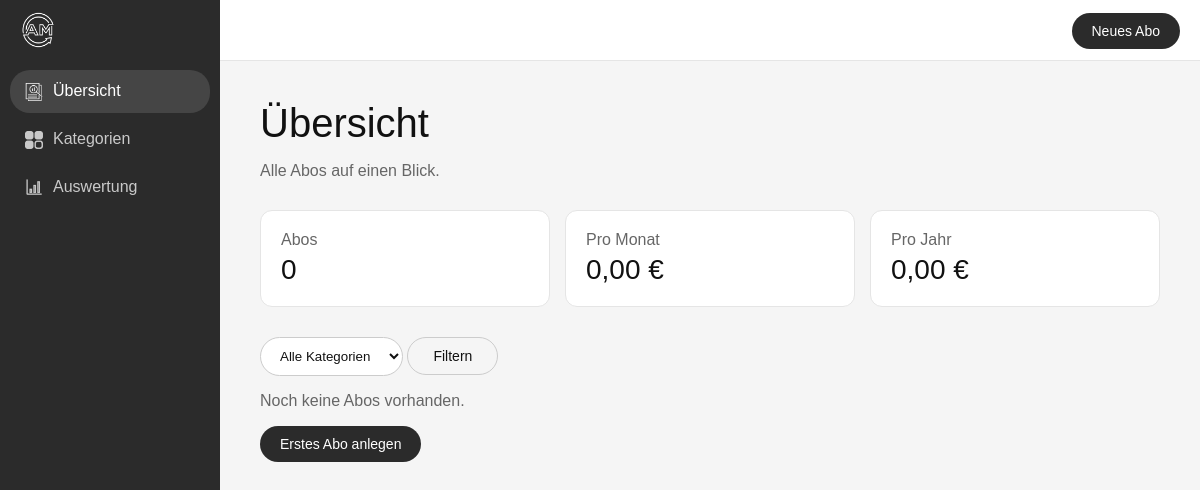
Before: / with the older database file.
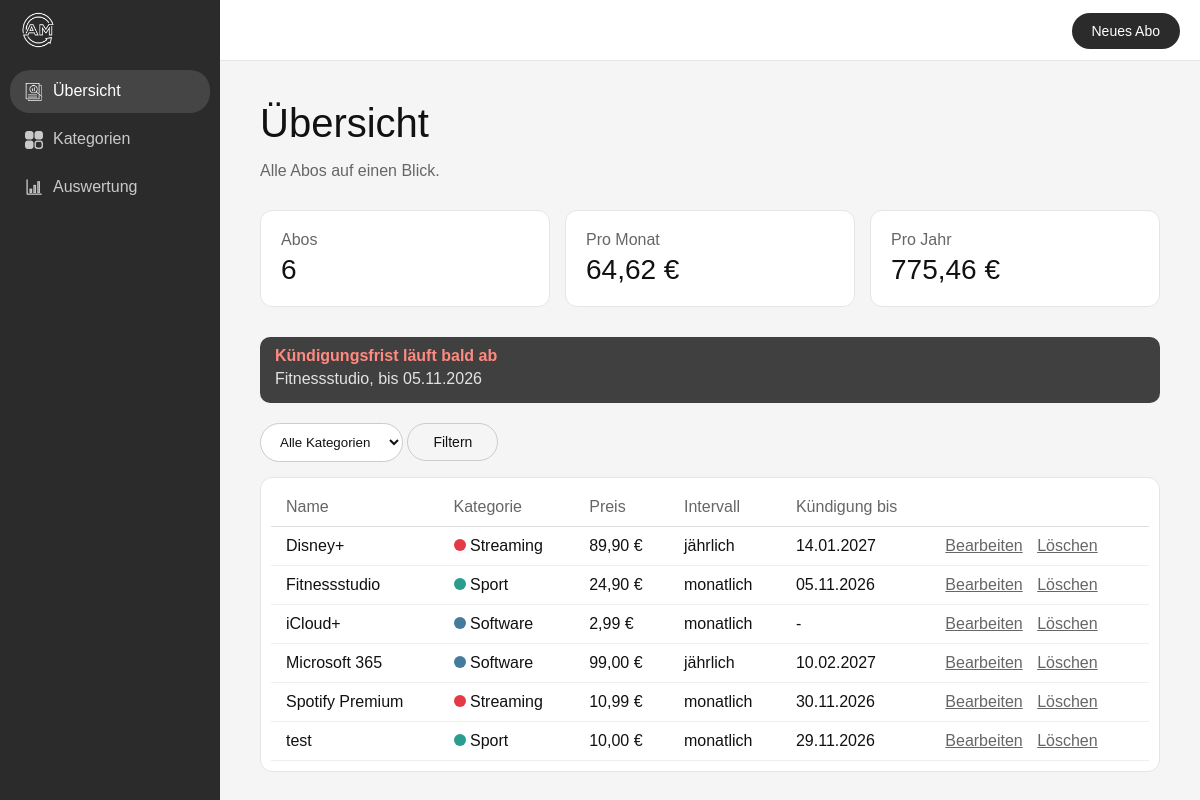
After: the same page with the newer database file.
### tables this page shows
CREATE TABLE `abos` (
  `id` int(11) NOT NULL,
  `kategorie_id` int(11) NOT NULL,
  `name` varchar(100) NOT NULL,
  `anbieter` varchar(100) NOT NULL,
  `preis` decimal(8,2) NOT NULL,
  `intervall` varchar(20) NOT NULL,
  `startdatum` date NOT NULL,
  `kuendigungsfrist` date DEFAULT NULL,
  `notiz` text DEFAULT NULL
);

CREATE TABLE `kategorien` (
  `id` int(11) NOT NULL,
  `name` varchar(50) NOT NULL,
  `farbe` varchar(7) DEFAULT NULL
);

### funktionen.php (called while the page is built)
<?php
function monatskosten($preis, $intervall)
{
    if ($intervall == "jährlich") {
        return $preis / 12;
    }
    return $preis;
}
function euro($betrag)
{
    return number_format($betrag, 2, ',', '.') . " €";
}

### index.php (the view, shortened to what this page needs)
<?php
include 'verbindung.php';
include 'funktionen.php';
$filter = "";
if ($filter == "") {
    $abos = $pdo->query("SELECT abos.*, kategorien.name AS kategorie, kategorien.farbe
                         FROM abos
                         JOIN kategorien ON abos.kategorie_id = kategorien.id
                         ORDER BY abos.name")->fetchAll();
}
$proMonat = 0;
foreach ($abos as $abo) {
    $proMonat = $proMonat + monatskosten($abo['preis'], $abo['intervall']);
}
$hinweise = $pdo->query("SELECT name, kuendigungsfrist FROM abos
                         WHERE kuendigungsfrist BETWEEN CURDATE() AND DATE_ADD(CURDATE(), INTERVAL 30 DAY)
                         ORDER BY kuendigungsfrist")->fetchAll();
$seite = "uebersicht";
include 'kopf.php';
?>
<h1>Übersicht</h1>
<p class="grau">Alle Abos auf einen Blick.</p>
<div class="karten">
    <div class="karte">
        <div class="grau">Abos</div>
        <div class="zahl"><?php echo count($abos); ?></div>
    </div>
    <div class="karte">
        <div class="grau">Pro Monat</div>
        <div class="zahl"><?php echo euro($proMonat); ?></div>
    </div>
    <div class="karte">
        <div class="grau">Pro Jahr</div>
        <div class="zahl"><?php echo euro($proMonat * 12); ?></div>
    </div>
</div>
<?php if (count($hinweise) > 0) { ?>
    <div class="hinweis">
        <strong>Kündigungsfrist läuft bald ab</strong>
        <?php foreach ($hinweise as $hinweis) { ?>
            <p><?php echo htmlspecialchars($hinweis['name']); ?>, bis <?php echo date("d.m.Y", strtotime($hinweis['kuendigungsfrist'])); ?></p>
        <?php } ?>
    </div>
<?php } ?>
<form class="filter" method="get" action="index.php">
    <select class="feld" name="kategorie">
        <option value="">Alle Kategorien</option>
    </select>
    <button class="knopf-rand" type="submit">Filtern</button>
</form>
<?php if (count($abos) == 0) { ?>
    <?php if ($filter != "") { ?>
        <p class="grau">Keine Abos in dieser Kategorie.</p>
    <?php } else { ?>
        <p class="grau">Noch keine Abos vorhanden.</p>
        <a class="knopf-weiss" href="abo_bearbeiten.php">Erstes Abo anlegen</a>
    <?php } ?>
<?php } else { ?>
    <div class="box">
        <table>
            <tr>
                <th>Name</th>
                <th>Kategorie</th>
                <th>Preis</th>
                <th>Intervall</th>
                <th>Kündigung bis</th>
                <th></th>
            </tr>
            <?php foreach ($abos as $abo) { ?>
                <tr>
                    <td><?php echo htmlspecialchars($abo['name']); ?></td>
                    <td>
                        <span class="punkt" style="background-color: <?php echo htmlspecialchars($abo['farbe']); ?>"></span>
                        <?php echo htmlspecialchars($abo['kategorie']); ?>
                    </td>
                    <td><?php echo euro($abo['preis']); ?></td>
                    <td><?php echo $abo['intervall']; ?></td>
                    <td>
                        <?php
                        if ($abo['kuendigungsfrist'] != null) {
                            echo date("d.m.Y", strtotime($abo['kuendigungsfrist']));
                        } else {
                            echo "-";
                        }
                        ?>
                    </td>
                    <td>
                        <a href="abo_bearbeiten.php?id=<?php echo $abo['id']; ?>">Bearbeiten</a>
                        <a href="abo_loeschen.php?id=<?php echo $abo['id']; ?>" onclick="return confirm('Abo wirklich löschen?');">Löschen</a>
                    </td>
                </tr>
            <?php } ?>
        </table>
    </div>
<?php } ?>
<?php include 'fuss.php'; ?>

### kopf.php (shortened to what this page needs)
<!DOCTYPE html>
<html lang="de">
<head>
    <link rel="stylesheet" href="style.css">
</head>
<body>
    <div class="grid-container">
        <div class="seitenleiste">
            <div class="logo">
                <img src="bilder/logo2.png" alt="Abo-Manager">
            </div>
            <div class="menue">
                <a class="button <?php if ($seite == "uebersicht") { echo "aktiv"; } ?>" href="index.php"><img src="bilder/icon_uebersicht.png" alt="">Übersicht</a>
                <a class="button <?php if ($seite == "kategorien") { echo "aktiv"; } ?>" href="kategorien.php"><img src="bilder/icon_kategorien.png" alt="">Kategorien</a>
                <a class="button <?php if ($seite == "auswertung") { echo "aktiv"; } ?>" href="auswertung.php"><img src="bilder/icon_auswertung.png" alt="">Auswertung</a>
            </div>
        </div>
        <div class="rechts">
            <div class="oben">
                <a class="knopf-weiss" href="abo_bearbeiten.php">Neues Abo</a>
            </div>
            <div class="inhalt">

### fuss.php
            </div>
        </div>
    </div>
</body>
</html>

### style.css (style rules this page uses)
body { margin: 0; font-family: Arial, Helvetica, sans-serif; -webkit-font-smoothing: antialiased; background-color: #2b2b2b; color: white; }
.grid-container { display: grid; grid-template-columns: 220px 1fr; min-height: 100vh; }
.logo { height: 60px; padding-left: 20px; }
.logo img { height: 36px; margin-top: 12px; }
.menue { padding: 10px; }
.button { display: block; padding: 12px 15px; margin-bottom: 5px; color: rgba(255, 255, 255, 0.75); text-decoration: none; font-size: 16px; border-radius: 20px; }
.rechts { background-color: #f5f5f5; color: #111; }
.oben { background-color: white; height: 60px; line-height: 60px; padding-right: 20px; text-align: right; border-bottom: 1px solid #e5e5e5; }
.knopf-weiss { display: inline-block; vertical-align: middle; line-height: normal; padding: 10px 20px; background-color: #2b2b2b; color: white; text-decoration: none; font-size: 14px; border-radius: 20px; }
.knopf-rand { display: inline-block; padding: 10px 25px; background-color: transparent; border: 1px solid #ccc; color: #111; text-decoration: none; font-size: 14px; border-radius: 20px; }
.inhalt { padding: 40px; }
.inhalt h1 { font-size: 40px; font-weight: normal; margin: 0 0 10px 0; }
.grau { color: #666; }
.button img { height: 18px; vertical-align: middle; margin-right: 10px; opacity: 0.75; }
.aktiv { background-color: rgba(255, 255, 255, 0.12); color: white; }
.aktiv img { opacity: 1; }
.feld { padding: 10px 15px; background-color: white; color: #111; border: 1px solid #ccc; border-radius: 20px; font-family: inherit; }
button { border: none; cursor: pointer; font-family: inherit; }
table { margin-top: 20px; border-collapse: collapse; }
td { padding: 10px 15px; border-bottom: 1px solid #eee; }
td a { color: #666; }
.punkt { display: inline-block; width: 12px; height: 12px; border-radius: 6px; }
th { padding: 10px 15px; text-align: left; font-weight: normal; color: #666; border-bottom: 1px solid #ddd; }
td a { margin-right: 10px; }
.karten { display: grid; grid-template-columns: 1fr 1fr 1fr; gap: 15px; margin: 30px 0; }
.karte { padding: 20px; background-color: white; border: 1px solid #e5e5e5; border-radius: 12px; }
.zahl { font-size: 28px; margin-top: 5px; }
.hinweis { padding: 10px 15px; margin-bottom: 20px; background-color: #404040; border-radius: 10px; color: rgba(255, 255, 255, 0.85); }
.hinweis strong { color: #ff8a80; }
.hinweis p { margin: 5px 0; }
.box { padding: 10px; background-color: white; border: 1px solid #e5e5e5; border-radius: 12px; }
.box table { margin-top: 0; width: 100%; }
.filter { margin-bottom: 15px; }

Changed rows visible on the page:
added abos: name "Fitnessstudio", kuendigungsfrist "05.11.2026", kategorie.name "Sport", preis "24,90 €", intervall "monatlich"
added abos: name "Disney+", kategorie.name "Streaming", preis "89,90 €", intervall "jährlich", kuendigungsfrist "14.01.2027"
added abos: name "iCloud+", kategorie.name "Software", preis "2,99 €", intervall "monatlich"
added abos: name "Microsoft 365", kategorie.name "Software", preis "99,00 €", intervall "jährlich", kuendigungsfrist "10.02.2027"
added abos: name "Spotify Premium", kategorie.name "Streaming", preis "10,99 €", intervall "monatlich", kuendigungsfrist "30.11.2026"
added abos: name "test", kategorie.name "Sport", preis "10,00 €", intervall "monatlich", kuendigungsfrist "29.11.2026"
Other visible differences:
count($abos): "0" → "6"
euro($proMonat): "0,00 €" → "64,62 €"
euro($proMonat * 12): "0,00 €" → "775,46 €"
text no longer shown: "Noch keine Abos vorhanden. Erstes Abo anlegen"
text now shown: "Kündigungsfrist läuft bald ab Name Kategorie Preis Intervall Kündigung bis"
